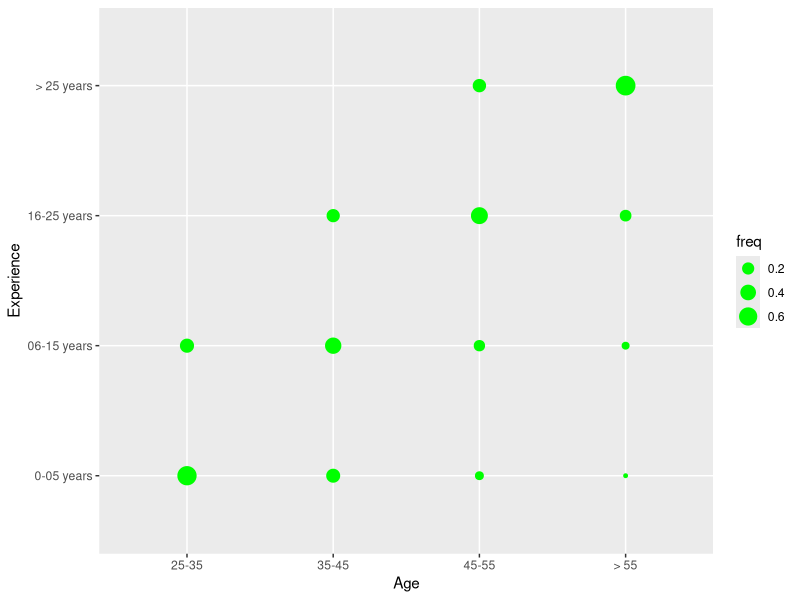

The R source for this figure: (Note: this script raises an error after producing the figure.)
library(psych)
library(dplyr)
library(tidyr)
library(ggplot2)
library(forcats)

survey.pilot <- read.csv("../data/survey-pilot-3-EN.csv")
survey.interaction <- read.csv("../data/survey-student-interaction-pilot-3-2021-EN.csv")
#ggplot(survey.pilot,aes(Age,Experience))+geom_point(aes(size=value),colour="green")

survey.pilot %>% group_by( Gender ) %>% summarise ( n = n() ) %>% mutate( freqGender = n/sum(n)) -> freq.Gender
survey.pilot %>% group_by( Age ) %>% summarise ( n = n() ) %>% mutate( freqAge = n/sum(n)) -> freq.Age
survey.pilot %>% group_by( Experience ) %>% summarise ( n = n() ) %>% mutate( freqExperience = n/sum(n)) -> freq.Experience
survey.pilot %>% group_by( Sector ) %>% summarise ( n = n() ) %>% mutate( freqSector = n/sum(n)) -> freq.Sector
survey.pilot %>% group_by( Discipline ) %>% summarise ( n = n() ) %>% mutate( freqDiscipline = n/sum(n)) -> freq.Discipline

survey.pilot %>%
    mutate(Age = fct_relevel(Age,"25-35", "35-45", "45-55", "> 55")) %>%
    mutate(Experience = fct_relevel(Experience, "0-05 years", "06-15 years", "16-25 years", "> 25 years" )) %>%
    group_by( Age, Experience ) %>% summarise( n = n() ) %>% mutate( freq = n/sum(n)) -> Age.vs.Experience

ggplot(Age.vs.Experience,aes(Age,Experience))+geom_point(aes(size=freq),colour="green")



survey.interaction %>% group_by( Gender ) %>% summarise ( n = n() ) %>% mutate( freqGender = n/sum(n)) -> freqInteraction.Gender
survey.interaction %>% group_by( Age ) %>% summarise ( n = n() ) %>% mutate( freqAge = n/sum(n)) -> freqInteraction.Age
survey.interaction %>% group_by( Experience ) %>% summarise ( n = n() ) %>% mutate( freqExperience = n/sum(n)) -> freqInteraction.Experience


survey.interaction %>%  mutate(Sector = ifelse(DegreesVocational == "No","","Vocational,")) %>%
  mutate(Sector = ifelse(Sector == "No", paste(Sector, "",sep=""), paste(Sector, "University,",sep=""))) %>%
  mutate(Sector = substr(Sector,1,nchar(Sector)-1))-> df1
df1 %>%  mutate(Sector =str_split(Sector, ",")) %>% unnest(cols = c(Sector)) -> df1.Sector
df1.Sector %>% group_by( Sector ) %>% summarise ( n = n() ) %>% mutate( freqSector = n/sum(n)) -> freqInteraction.Sector

survey.interaction %>% group_by( Sector ) %>% summarise ( n = n() ) %>% mutate( freqSector = n/sum(n)) -> freqInteraction.Sector
survey.interaction %>% group_by( Discipline ) %>% summarise ( n = n() ) %>% mutate( freqDiscipline = n/sum(n)) -> freqInteraction.Discipline

freq.Gender$source<-rep("survey1")
freqInteraction.Gender$source<-rep("survey2")
freqbinded.Gender <- rbind(freq.Gender, freqInteraction.Gender)
freqbinded.Gender$source <- factor(freqbinded.Gender$source) 
ggplot(freqbinded.Gender, aes(x = Gender, y=freqGender, fill = source)) + geom_bar(stat="identity", position = "dodge")+scale_y_continuous(labels=scales::percent) + theme(axis.title.y=element_blank())

freq.Age$source<-rep("survey1")
freqInteraction.Age$source<-rep("survey2")
freqbinded.Age <- rbind(freq.Age, freqInteraction.Age)
freqbinded.Age$source <- factor(freqbinded.Age$source) 
ggplot(freqbinded.Age, aes(x = Age, y=freqAge, fill = source)) + geom_bar(stat="identity", position = "dodge")+scale_y_continuous(labels=scales::percent) + theme(axis.title.y=element_blank())

freq.Experience$source<-rep("survey1")
freqInteraction.Experience$source<-rep("survey2")
freqbinded.Experience <- rbind(freq.Experience, freqInteraction.Experience)
freqbinded.Experience$source <- factor(freqbinded.Experience$source) 
ggplot(freqbinded.Experience, aes(x = Experience, y=freqExperience, fill = source)) + geom_bar(stat="identity", position = "dodge")+scale_y_continuous(labels=scales::percent) + theme(axis.title.y=element_blank())


survey.interaction %>% group_by( Vocational ) %>% summarise ( n = n() ) %>% mutate( freqSector = n/sum(n)) -> freqInteraction.Sector
freqInteraction.Sector$Sector <- freqInteraction.Sector$Vocational
freqInteraction.Sector %>% mutate(Sector = ifelse(as.character(Vocational) == "Yes", "Vocational", "University")) -> freqInteraction.Sector
freqInteraction.Sector <- freqInteraction.Sector[-c(1)]
freq.Sector$source<-rep("survey1")
freqInteraction.Sector$source<-rep("survey2")
freqbinded.Sector <- rbind(freq.Sector, freqInteraction.Sector)
freqbinded.Sector$source <- factor(freqbinded.Sector$source) 
ggplot(freqbinded.Sector, aes(x = Sector, y=freqSector, fill = source)) + geom_bar(stat="identity", position = "dodge")+scale_y_continuous(labels=scales::percent) + theme(axis.title.y=element_blank())


freqInteraction.Discipline %>%mutate(Discipline = ifelse(as.character(Discipline) == "No", "Other", as.character(Discipline))) -> freqInteraction.Discipline2
freq.Discipline %>% mutate(Discipline = ifelse(as.character(Discipline) == "No", "Other", as.character(Discipline))) %>%
                    mutate(n = ifelse(as.character(Discipline) =="Engineering", sum(n[as.character(Discipline)=="Engineering" | as.character(Discipline)=="Technology"]), n)) %>%
                    mutate(Discipline = ifelse(as.character(Discipline) == "Engineering", "Tech/Engineering", as.character(Discipline))) %>%
                    subset(as.character(Discipline) != "Technology")-> freq.Discipline2

freq.Discipline2$source<-rep("survey1")
freqInteraction.Discipline2$source<-rep("survey2")
freqbinded.Discipline <- rbind(freq.Discipline2, freqInteraction.Discipline2)
freqbinded.Discipline$source <- factor(freqbinded.Discipline$source) 
freqbinded.Discipline$Discipline <- factor(freqbinded.Discipline$Discipline, levels = c("Biomedicine", "Humanities", "Social Sciences", "Sciences", "Tech/Engineering", "Other"))
ggplot(freqbinded.Discipline, aes(x = Discipline, y=freqDiscipline, fill = source)) + geom_bar(stat="identity", position = "dodge")+scale_y_continuous(labels=scales::percent) + theme(axis.title.y=element_blank())


#ggplot(freq.Gender, aes(x=Gender, y=freqGender, fill=Gender)) + geom_bar(stat="identity")+scale_y_continuous(labels=scales::percent) + theme(axis.title.y=element_blank(),axis.title.x=element_blank(),axis.text.x=element_blank(),axis.ticks.x=element_blank())
#ggsave('../figures/gender.pdf', width = 80, height = 55, units = "mm")
#ggplot(freq.Age, aes(x=Age, y=freqAge, fill=Age)) + geom_bar(stat="identity")+scale_y_continuous(labels=scales::percent) + theme(axis.title.y=element_blank(),axis.title.x=element_blank(),axis.text.x=element_blank(),axis.ticks.x=element_blank())
#ggsave('../figures/age.pdf', width = 80, height = 55, units = "mm")
#ggplot(freq.Experience, aes(x=Experience, y=freqExperience, fill=Experience)) + geom_bar(stat="identity")+scale_y_continuous(labels=scales::percent) + theme(axis.title.y=element_blank(),axis.title.x=element_blank(),axis.text.x=element_blank(),axis.ticks.x=element_blank())
#ggsave('../figures/experience.pdf', width = 80, height = 55, units = "mm")
#ggplot(freq.Sector, aes(x=Sector, y=freqSector, fill=Sector)) + geom_bar(stat="identity")+scale_y_continuous(labels=scales::percent) + theme(axis.title.y=element_blank(),axis.title.x=element_blank(),axis.text.x=element_blank(),axis.ticks.x=element_blank())
#ggsave('../figures/sector.pdf', width = 80, height = 55, units = "mm")
#ggplot(freq.Discipline, aes(x=Discipline, y=freqDiscipline, fill=Discipline)) + geom_bar(stat="identity")+scale_y_continuous(labels=scales::percent) + theme(axis.title.y=element_blank(),axis.title.x=element_blank(),axis.text.x=element_blank(),axis.ticks.x=element_blank())
#ggsave('../figures/discipline.pdf', width = 150, height = 62, units = "mm")


survey.pilot %>% group_by( Gender, WhatsApp ) %>% summarise ( n = n() ) %>% mutate( freqWhatsApp = n/sum(n)) -> freq.Gender.WhatsApp
survey.pilot %>% group_by( Experience, WhatsApp ) %>% summarise ( n = n() ) %>% mutate( freqWhatsApp = n/sum(n)) -> freq.Experience.WhatsApp
survey.pilot %>% group_by( Sector, WhatsApp ) %>% summarise ( n = n() ) %>% mutate( freqWhatsApp = n/sum(n)) -> freq.Sector.WhatsApp

survey.pilot %>% group_by( Gender, Telegram ) %>% summarise ( n = n() ) %>% mutate( freqTelegram = n/sum(n)) -> freq.Gender.Telegram
survey.pilot %>% group_by( Experience, Telegram ) %>% summarise ( n = n() ) %>% mutate( freqTelegram = n/sum(n)) -> freq.Experience.Telegram
survey.pilot %>% group_by( Sector, Telegram ) %>% summarise ( n = n() ) %>% mutate( freqTelegram = n/sum(n)) -> freq.Sector.Telegram

survey.pilot %>% group_by( Gender, Provided ) %>% summarise ( n = n() ) %>% mutate( freqWhatsApp = n/sum(n)) -> freq.Gender.Platform
survey.pilot %>% group_by( Experience, Provided ) %>% summarise ( n = n() ) %>% mutate( freqWhatsApp = n/sum(n)) -> freq.Experience.Platform
survey.pilot %>% group_by( Sector, Provided ) %>% summarise ( n = n() ) %>% mutate( freqWhatsApp = n/sum(n)) -> freq.Sector.Platform
